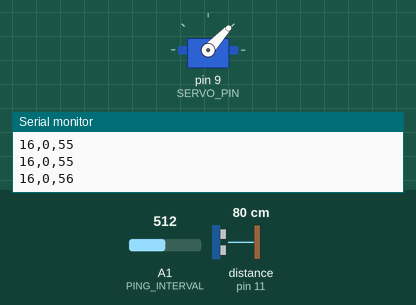
A program run on a simulated Arduino Uno, built with avr-gcc and run on an emulated ATmega328P. Parts: servo, the last lines printed to the serial monitor. The inputs (shaded band) are chosen by the test bench; at power-on: distance to the obstacle (sensor on pin 11) 80 cm, A1 (PING_INTERVAL) = 512. The echo pulse lasts 58.3 µs per cm.

Above: at 3.8 s.
3.9 s: distance to the obstacle (sensor on pin 11) set to 9 cm
At 4.4 s:
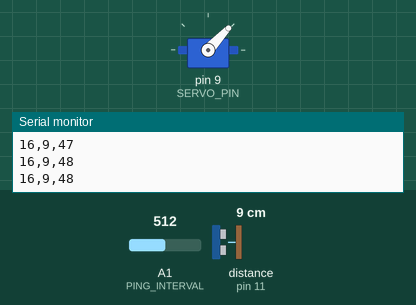
5.4 s: distance to the obstacle (sensor on pin 11) set to 30 cm
At 6.5 s:
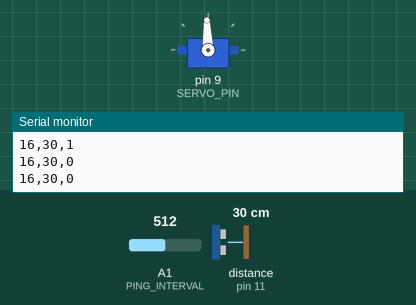
8.4 s: A1 (PING_INTERVAL) set to 716
At 10.4 s:
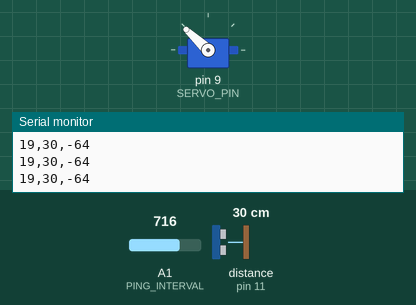
11.4 s: distance to the obstacle (sensor on pin 11) set to 4 cm
14.4 s: A1 (PING_INTERVAL) set to 900
Timing chart, 0 to 17.4 s (numbered marks = the images above; inputs shaded):
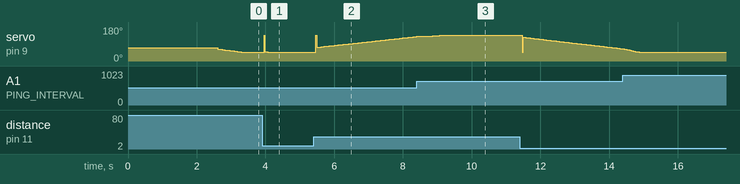

Measured:
- after the input at 3.9 s, servo on pin 9 (SERVO_PIN): 47° → 48° after 0.06 s, → 47° 0.11 s later

The program:

main.cpp
```cpp
/*
MECH 3032 Final Project - Ball and Beam control systems

Libraries used:
  * Servo
  * NewPing - better ultrasonic support (https://bitbucket.org/teckel12/arduino-new-ping/wiki/Home)
  * Arduino-PID-Library (https://github.com/br3ttb/Arduino-PID-Library/tree/master)

IDE used: Visual Studio Code w/ PlatformIO extension for Arduino support
*/

#include <Arduino.h>
#include <Servo.h>
#include <NewPing.h>

#include "../include/PID_v1.h"
#include "filter.h"


#define TRIGGER_PIN  12  // Arduino pin tied to trigger pin on the ultrasonic sensor.
#define ECHO_PIN     11  // Arduino pin tied to echo pin on the ultrasonic sensor.
#define SERVO_PIN    9   // Arduino pin tied to the servo motor

#define PING_INTERVAL 15
#define PID_SAMPLE_TIME 15

#define MAX_DISTANCE 30     // Maximum distance we want to ping for (in centimeters). Maximum sensor distance is rated at 400-500cm.
#define MEDIAN_SAMPLES 10   // The number of samples used for the ultrasonic median filter. More samples means reduced noise, but with greater input delay.

// used for the potentiometer knob filter
#define POTENTIOMETER_SAMPLES 20

// Since noise in the PID derivative calculation causes massive instability, this defines the number of samples
// to be used on the averaging filter on the derivative component.
#define DERIVATIVE_FILTER_SAMPLES 15

// stores a rolling set of ultrasonic samples. Used for median filtering the very noisy ultrasonic input
int samples[MEDIAN_SAMPLES]{};

// the list that get_median writes to
int sorted_samples[MEDIAN_SAMPLES]{};

int pot_samples[POTENTIOMETER_SAMPLES]{}; // store the raw potentiometer samples, which will be filtered for stability


// define the PID variables.
double Setpoint, Input, Output;

// represents the proportional, integral, and derivative gain values
double Kp = 0.03144, Ki = 0.0252, Kd = 0.02;

// since the servo may not be 100% level at 90 degrees, the value that produces a level beam is found experimentally
const int servo_level_angle = 92;

// initialize the PID object
PID myPID(&Input, &Output, &Setpoint, Kp, Ki, Kd, DIRECT);

// NewPing setup of pins and maximum distance.
NewPing sonar(TRIGGER_PIN, ECHO_PIN, MAX_DISTANCE);

// instantiate the servo object
Servo myServo;

int dist = 0; // the distance we want to measure

long last_time = 0;
long curr_time = 0;

void setup() {
  Serial.begin(9600);

  Input = sonar.ping_cm();              // get an initial ultrasonic reading
  dist = Input;

  myServo.attach(SERVO_PIN);            // initialize the servo
  myServo.write(70); delay(2000);       // tilt the beam to 70 degrees initially, making sure the roller has to be stabilized

  myPID.SetOutputLimits(-3.142, 3.142); // set the output to -pi, pi for the sake of easier analysis
  myPID.SetDerivativeFilterSamples(DERIVATIVE_FILTER_SAMPLES); // set the number of averaging filters for the derivative gain

  myPID.SetMode(AUTOMATIC);             // set the PID controller to automatic mode

  // fill the potentiometer sample array with values to prevent setpoint from starting at zero
  for(int i = 0; i < POTENTIOMETER_SAMPLES; ++i){
    int pot_sample = (int)(analogRead(A1)/1023.f*18.f + 7.f);

    add_sample(constrain(pot_sample,7,25), pot_samples, POTENTIOMETER_SAMPLES);

    delay(30);
  }

  Setpoint = (int)get_avg(pot_samples, POTENTIOMETER_SAMPLES); // calculate the filtered setpoint

  myPID.SetSampleTime(PID_SAMPLE_TIME); // set the PID calculation sample rate
}

void loop() {
  curr_time = millis();


  // instead of using delay(), keep track of last and current time and only take sensor readings every PING_INTERVAL
  if(curr_time - last_time >=  PING_INTERVAL){

    last_time = curr_time;

    // print some basic info to the serial monitor. This is what the processing sketch reads
    // for its own visualization.
    // seperating by commas makes it easier to parse on the processing end of things.
    Serial.print((int)Setpoint); Serial.print(","); Serial.print((int)Input);Serial.print(",");Serial.println((int)degrees(Output));

    int pot_sample = (int)(analogRead(A1)/1023.f*18.f + 7.f); // convert the analog input to a setpoint value between 7 and 25

    // add the current potentiometer sample to the list of sample, constraining from 7cm - 25cm
    add_sample(constrain(pot_sample,7,25), pot_samples, POTENTIOMETER_SAMPLES);
    Setpoint = (int)get_avg(pot_samples, POTENTIOMETER_SAMPLES); // apply the averaging filter to the potentiometer samples to get a stable setpoint

    dist = sonar.ping_cm(); // use NewPing to poll the ultrasonic sensor

    if(dist > 27 && dist < 30){dist = 27;} // clamp the ultrasonic output

    add_sample(dist, samples, MEDIAN_SAMPLES); // add the current distance sample to the working list

    for(int i = 0; i < MEDIAN_SAMPLES; i++){ // copy the sample array to the array to be sorted before running get_median
      sorted_samples[i] = samples[i];
    }

    Input = get_median(sorted_samples, MEDIAN_SAMPLES); // apply the median filter, and set the PID input
  }

  myPID.Compute(); // compute the PID output. will run only every 15 ms, per myPID.setSampleTime() in void setup()

  int angle = constrain(degrees(Output),-45,45); // convert the PID output to degrees, and clamp to -45, 45 degrees
  myServo.write(servo_level_angle - angle);      // write the output value to the servo motor, taking into account the level point
}
```

filter.h
```cpp
/*
filter.h
created by: Adam Cate
*/

#pragma once

int get_median(int *array, int num);

float get_avg(int *array, int num);

void add_sample(int sample, int *array, int num);

float std_deviation(int *array, int num); // calculate the sample standard deviation
```

filter.cpp
```cpp
/*
filter.cpp
created by: Adam Cate
*/

#include "filter.h"
#include <Arduino.h>

int get_median(int *array, int num){
  bool is_sorted = false;

  while(!is_sorted){
    is_sorted = true;
    for(int i = 0; i < num - 1; ++i){
      if(array[i] > array[i+1]){ // if the adjacent elements are not in order, swap them
        is_sorted = false;
        int temp = array[i];
        array[i] = array[i+1];
        array[i+1] = temp;
      }
    }
  }

  return array[num/2]; // return the median index
}

float get_avg(int *array, int num){
  int sum = 0;
  for(int i = 0; i < num; ++i){
    sum += array[i];
  }
  return((float)sum / num);
}

void add_sample(int sample, int *array, int num){
  for(int i = 0; i < num - 1; ++i){
    array[i] = array[i+1];
  }

  array[num-1] = sample;

}

float std_deviation(int *array, int num){
  float avg = get_avg(array, num);

  float sum = 0.f;
  float curr = 0.f;

  for(int i = 0; i < num; ++i){
    curr = (float)array[num] - avg; // do calculation once for efficiency
    sum += curr * curr; // square it
  }

  sum = sum / (num);

  return sqrtf(sum);

}
```
